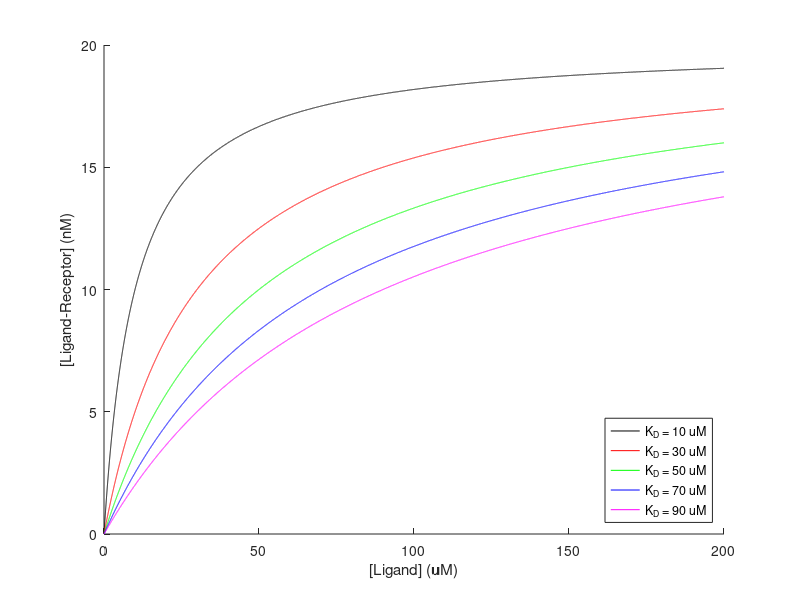

MATLAB code to generate this figure:

colors = repmat('krgbmc',1,300) ;

Rtot = 20 ;

L = 0:0.01:200 ;

KDs = 10:20:90 ;

figure
hold on

for i=1:5 
  KD = KDs(i) ;
  LR = Rtot*L./(L + KD) ;
  plot(L,LR,colors(i)) ;
  figurelegend{i} = ['K_D = ',int2str(KD),' uM'] ;
end
  
xlabel('[Ligand] (uM)')
ylabel('[Ligand-Receptor] (nM)')
legend(figurelegend,'Location','SouthEast')

